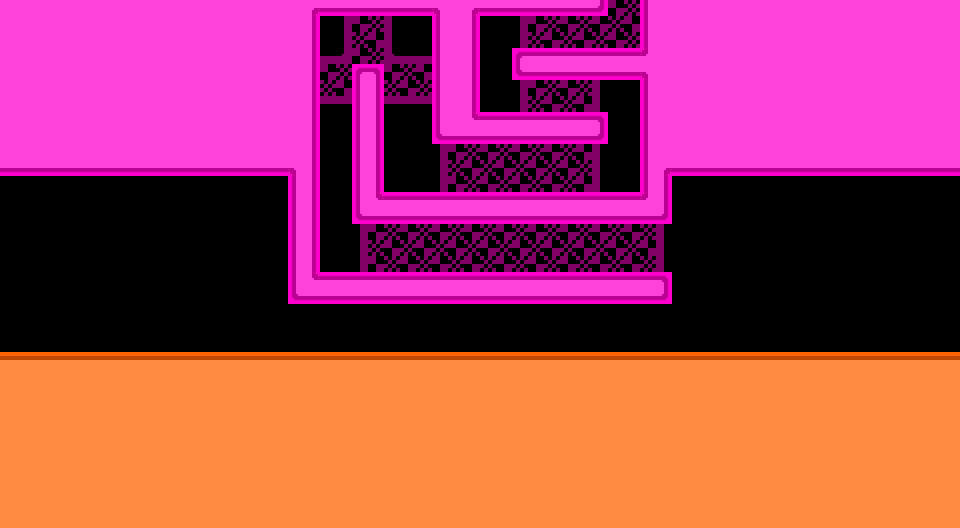

A level layout from a 2D game, rendered from its tile map. Below: a short description, then the map file with tile-grid data replaced by summaries:
An orthogonal 60x33 tile map with 16x16 px tiles, 6 tile layers (BackG, Solid, Spikes, ForeG, ...), 2 tilesets and 2 objects.

<map version="1.9" tiledversion="1.9.2" orientation="orthogonal" renderorder="right-down" width="60" height="33" tilewidth="16" tileheight="16" infinite="0" nextlayerid="12" nextobjectid="4">
 <tileset firstgid="1" source="24c Block Tileset (v0.1).tsx" />
 <tileset firstgid="5185" source="24c Interactives - MapBlocks.tsx" />
 <layer id="3" name="BackG" width="60" height="33">
  <data>[1980 cells, 153 non-empty, 8 distinct tile ids]</data>
 </layer>
 <layer id="1" name="Solid" width="60" height="33">
  <data>[1980 cells, 1292 non-empty, 15 distinct tile ids]</data>
 </layer>
 <layer id="6" name="Spikes" width="60" height="33">
  <data>[1980 cells, 0 non-empty, 0 distinct tile ids]</data>
 </layer>
 <layer id="4" name="ForeG" width="60" height="33">
  <data>[1980 cells, 0 non-empty, 0 distinct tile ids]</data>
 </layer>
 <layer id="7" name="Properties/Misc" width="60" height="33">
  <properties>
   <property name="additionalTitle" value="" />
   <property name="bgCol" type="color" value="#ff03004f" />
   <property name="bgCol2" type="color" value="#ff00093d" />
   <property name="bgHorizontal" type="bool" value="false" />
   <property name="bgVertical" type="bool" value="false" />
   <property name="levelTitle" value="" />
   <property name="loopDown" type="bool" value="false" />
   <property name="loopLeft" type="bool" value="false" />
   <property name="loopRight" type="bool" value="false" />
   <property name="loopUp" type="bool" value="false" />
  </properties>
  <data>[1980 cells, 0 non-empty, 0 distinct tile ids]</data>
 </layer>
 <layer id="10" name="Interactables" width="60" height="33">
  <data>[1980 cells, 0 non-empty, 0 distinct tile ids]</data>
 </layer>
 <objectgroup id="11" name="Object Interactables">
  <object id="2" gid="5189" x="464" y="352" width="32" height="32">
   <properties>
    <property name="Script (.ccc)" value="log1_1.ccc" />
   </properties>
  </object>
  <object id="3" gid="5190" x="608" y="32" width="32" height="32">
   <properties>
    <property name="Script_ (.ccc)" value="pipeSong.ccc" />
   </properties>
  </object>
 </objectgroup>
</map>
